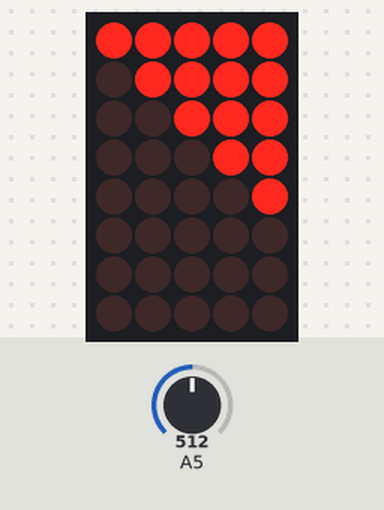
The sketch below on a simulated Arduino Uno, built with avr-gcc and run on an emulated ATmega328P. Parts: 5×8 LED matrix. Wiring (inferred from the names in the program): LED matrix (orientation assumed): rows pin 8, pin 9, pin 10, pin 11, pin 12, pin 13, pin 14, pin 15; columns pin 0, pin 1, pin 2, pin 3, pin 4. Inputs (shaded band) come from the test bench; at power-on: A5 = 512.

Above: at 1.2 s.
1.3 s: A5 set to 567
2.8 s: A5 set to 593
At 4.0 s:
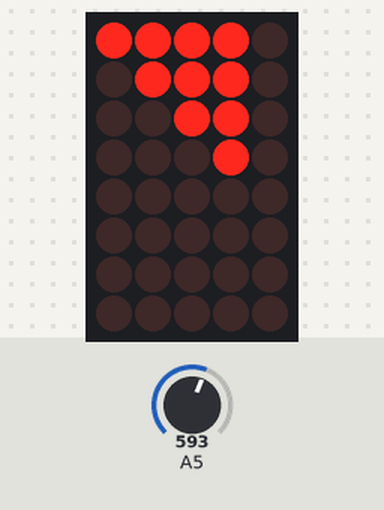
4.3 s: A5 set to 720
5.8 s: A5 set to 743
At 6.3 s:
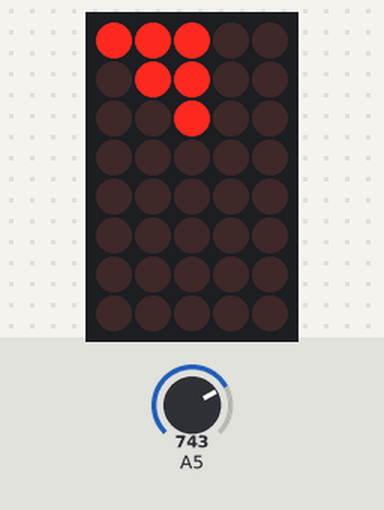
7.3 s: A5 set to 900
At 8.5 s:
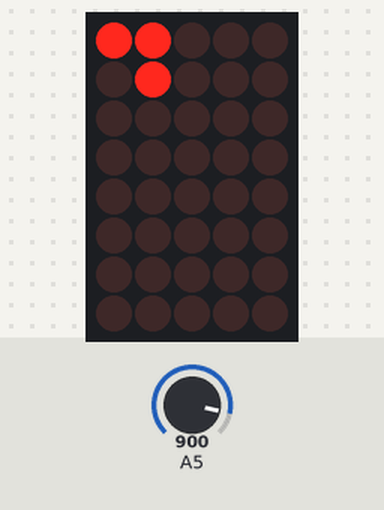
8.8 s: A5 set to 1004
10.3 s: A5 set to 1023
At 10.9 s:
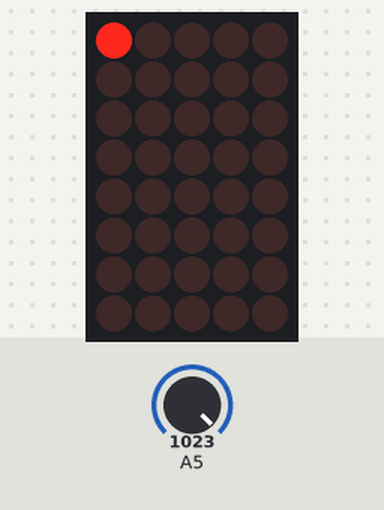
Timing chart, 0 to 12.8 s (numbered marks = the images above; inputs shaded):
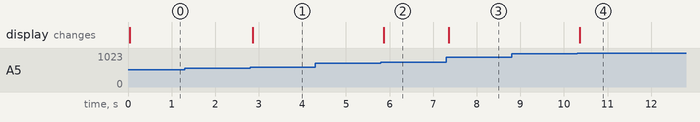

The sketch:

columnChooser.ino
```cpp
const int cols[] = {0,1,2,3,4,5,6,7};
const int rows[] = {8,9,10,11,12,13,14,15};
const int pot = 5;
int x;
int col1 = 0b00000001;
int col2 = 0b00000011;
int col3 = 0b00000111;
int col4 = 0b00001111;
int col5 = 0b00011111;
int col6 = 0b00111111;
int col7 = 0b01111111;
int col8 = 0b11111111;
void setup(){
 for (int i = 0; i < 8; i++){
  pinMode(cols[i],OUTPUT);
  pinMode(rows[i],OUTPUT);
  digitalWrite(rows[i],HIGH);
 }
}

void loop(){
// readSensors();
 drawScreen();
}

void drawScreen(){
 x = 7 - map(analogRead(A5),0,1023,0,7);
 for (int i = 0; i <= x; i++){
    setCol(i,i);
    delay(2);
    for (int j = 0; j < 8; j++){
      digitalWrite(rows[j],HIGH);
      digitalWrite(cols[i],LOW);
    }
    //delay(5);
 }
    for(int j = 0; j < 8; j++){
     digitalWrite(rows[j],HIGH);
     digitalWrite(cols[j],LOW);
   }
}

void setCol(int colSet, int rowSet){
 digitalWrite(cols[colSet],HIGH);
  for (int i = 0; i <= rowSet; i++){
   digitalWrite(rows[i],LOW);
  }
}
```

Measured:
- the behaviour switches between 584 and 585 on A5 (found by bisection; images 0 and 1)
- the behaviour switches between 730 and 731 on A5 (found by bisection; images 1 and 2)
- the behaviour switches between 1022 and 1023 on A5 (found by bisection; images 3 and 4)
- after the input at 1.3 s, every drawn part: stays the same
- after the input at 2.8 s, the display: changes after 0.06 s (image 1)
- after the input at 4.3 s, every drawn part: stays the same
- after the input at 5.8 s, the display: changes after 0.06 s (image 2)
- after the input at 7.3 s, the display: changes after 0.06 s (image 3)
- after the input at 8.8 s, every drawn part: stays the same
- after the input at 10.3 s, the display: changes after 0.06 s (image 4)
